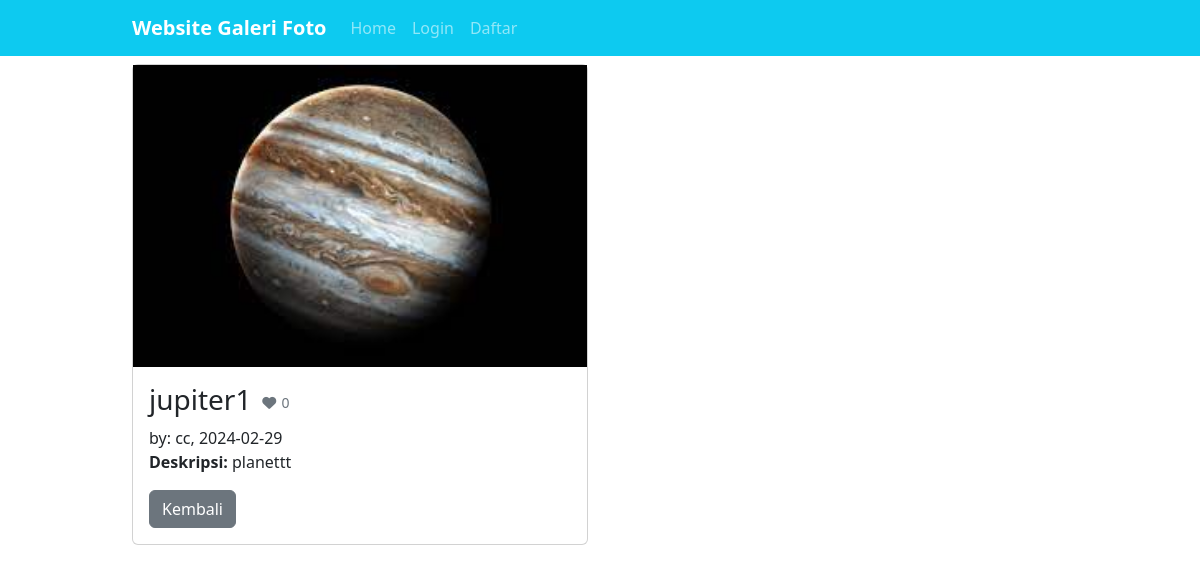
/?url=detail&&id=27, run on the app's committed database.
### tables this page shows
CREATE TABLE `foto` (
  `fotoid` int(11) NOT NULL,
  `judulfoto` varchar(255) NOT NULL,
  `deskripsifoto` text NOT NULL,
  `tanggalunggah` date NOT NULL,
  `lokasifile` varchar(255) NOT NULL,
  `albumid` int(11) NOT NULL,
  `userid` int(11) NOT NULL
);

CREATE TABLE `user` (
  `userid` int(11) NOT NULL,
  `username` varchar(255) NOT NULL,
  `password` varchar(255) NOT NULL,
  `email` varchar(255) NOT NULL,
  `namalengkap` varchar(255) NOT NULL,
  `alamat` text NOT NULL
);

### page/detail.php (the view, shortened to what this page needs)
<?php
$details=mysqli_query($conn, "SELECT * FROM foto INNER JOIN user ON foto.userid=user.userid WHERE foto.fotoid='$_GET[id]'");
$data=mysqli_fetch_array($details);
$likes=mysqli_num_rows(mysqli_query($conn, "SELECT * FROM likefoto WHERE fotoid='$_GET[id]'"));
$cek=mysqli_num_rows(mysqli_query($conn, "SELECT * FROM likefoto WHERE fotoid='$_GET[id]' AND userid='".@$_SESSION['userid']."'"));
?>
<div class="container">
    <div class="row">
        <div class="col-6 mt-2">
            <div class="card mb-2">
            <img src="uploads/<?= $data['lokasifile'] ?>" alt="<?= $data['judulfoto']?>" class="object-fit-cover">
            <div class="card-body">
            <h3 class="card-title"><?= $data['judulfoto'] ?><a href="<?php if(isset($_SESSION['userid'])){echo '?url=like&&id='.$data['fotoid'].'';}else{echo 'login.php';} ?>" class="btn btn-sm <?php if($cek==0){ echo "text-secondary"; }else{ echo "text-danger"; } ?>"><i class="fa-solid fa-fw fa-heart"></i> <?= $likes ?></a></h3
            <small class="text-muted mb-3">by: <?= $data['username'] ?>, <?= $data['tanggalunggah']?></small>
            <p> <strong>Deskripsi:</strong> <?= $data['deskripsifoto']?></p>
            <form action="?url=detail" method="post">
                <div class="form-group d-flex flex-row">
                    <a href="?url=home" class="btn btn-secondary">Kembali</a>
                </div>
            </form>
            </div>
            </div>
        </div>
            <div class="col-6">
</div>
    </div>
    </div>

### assets/css/style.css (style rules this page uses)
.container { width: 80%; margin: 0 auto; }
.container:after { content: ''; display: block; clear: both; }

### data on the page
foto: lokasifile+judulfoto (picture), judulfoto "jupiter1", userid.username "cc", tanggalunggah "2024-02-29", deskripsifoto "planettt"

### other printed values
$likes "0"
